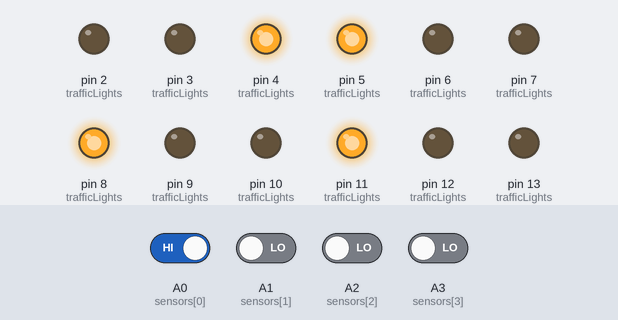
This sketch was run on a simulated Arduino Uno, built with avr-gcc and run on an emulated ATmega328P. Shown: output pins drawn as LEDs (lit = HIGH). Inputs (shaded band) come from the test bench; at power-on: A0 (sensors[0]) HIGH, A1 (sensors[1]), A2 (sensors[2]), A3 (sensors[3]) LOW.

Above: at 1.2 s.
1.3 s: A1 (sensors[1]) driven HIGH
At 15.1 s:
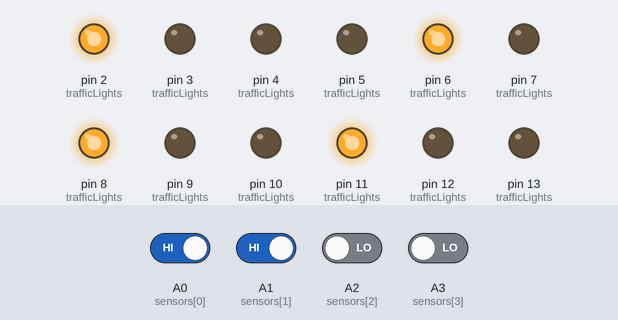
17.5 s: A2 (sensors[2]) driven HIGH
At 24.4 s:
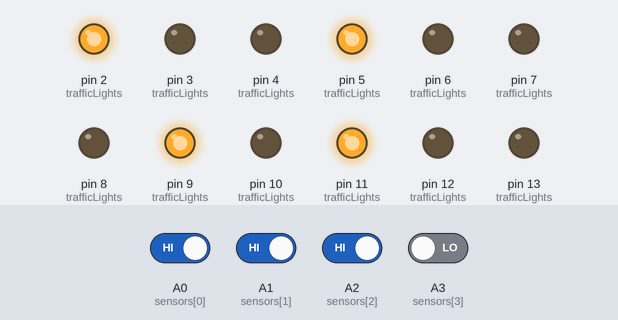
28.5 s: A0 (sensors[0]) driven LOW
At 45.9 s:
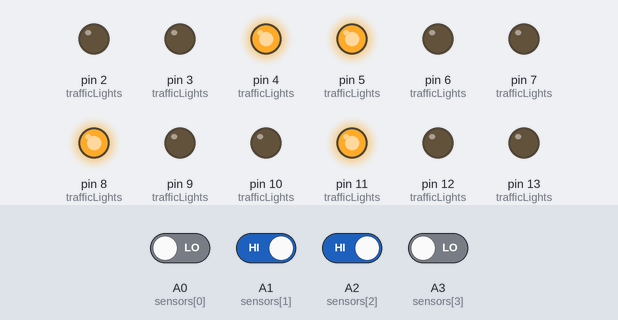
Timing chart, 0 to 47.4 s (numbered marks = the images above; inputs shaded):
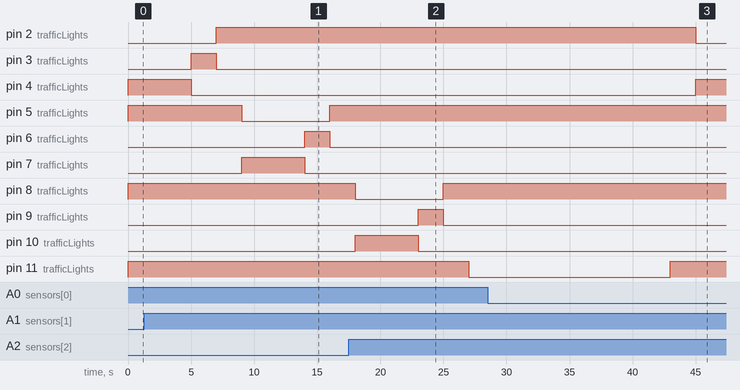

The sketch:

trafik.ino
```cpp
// Trafik ışıkları ve IR sensörleri için pin tanımlamaları
const int trafficLights[4][3] = {{2, 3, 4}, {5, 6, 7}, {8, 9, 10}, {11, 12, 13}};
const int sensors[4] = {A0, A1, A2, A3};

void setup() {
  // Trafik ışıkları ve sensörler için pin modlarını ayarla
  for (int i = 0; i < 4; i++) {
    for (int j = 0; j < 3; j++) {
      pinMode(trafficLights[i][j], OUTPUT);


    }
     digitalWrite(trafficLights[i][3], 1);
    pinMode(sensors[i], INPUT);
  }
}

void loop() {
  for (int i = 0; i < 4; i++) {
    // Trafik ışığını yeşile çevir
    changeLight(i, 2);
    delay(5000); // Yeşil ışık süresi

    // Eğer sensör araç algılarsa, yeşil ışığı uzat
    if (digitalRead(sensors[i]) == 0) {
      delay(9000); // Algılanan araç için ek süre
    }

    // Trafik ışığını sarıya çevir
    changeLight(i, 1);
    delay(2000); // Sarı ışık süresi

    // Trafik ışığını kırmızıya çevir
    changeLight(i, 0);
    delay(2000); // Diğer ışıkların yeşil olması için bekleme süresi
  }
}

void changeLight(int lightIndex, int colorIndex) {
  // Tüm ışıkları kapat
  for (int j = 0; j < 3; j++) {
    digitalWrite(trafficLights[lightIndex][j], LOW);
  }
  // Belirtilen ışığı aç
  digitalWrite(trafficLights[lightIndex][colorIndex], HIGH);
}
```

Measured:
- after the input at 1.3 s, pin 6 (trafficLights): LOW → HIGH after 12.7 s, → LOW 2.0 s later
- after the input at 17.5 s, pin 9 (trafficLights): LOW → HIGH after 5.5 s, → LOW 2.0 s later; pin 11 (trafficLights): HIGH → LOW after 9.5 s; pin 13 (trafficLights): LOW → HIGH after 9.5 s
- after the input at 28.5 s, pin 3 (trafficLights): stays LOW (without the input it goes to HIGH after 21.5 s); pin 4 (trafficLights): goes on until 45.0 s, then stays HIGH
